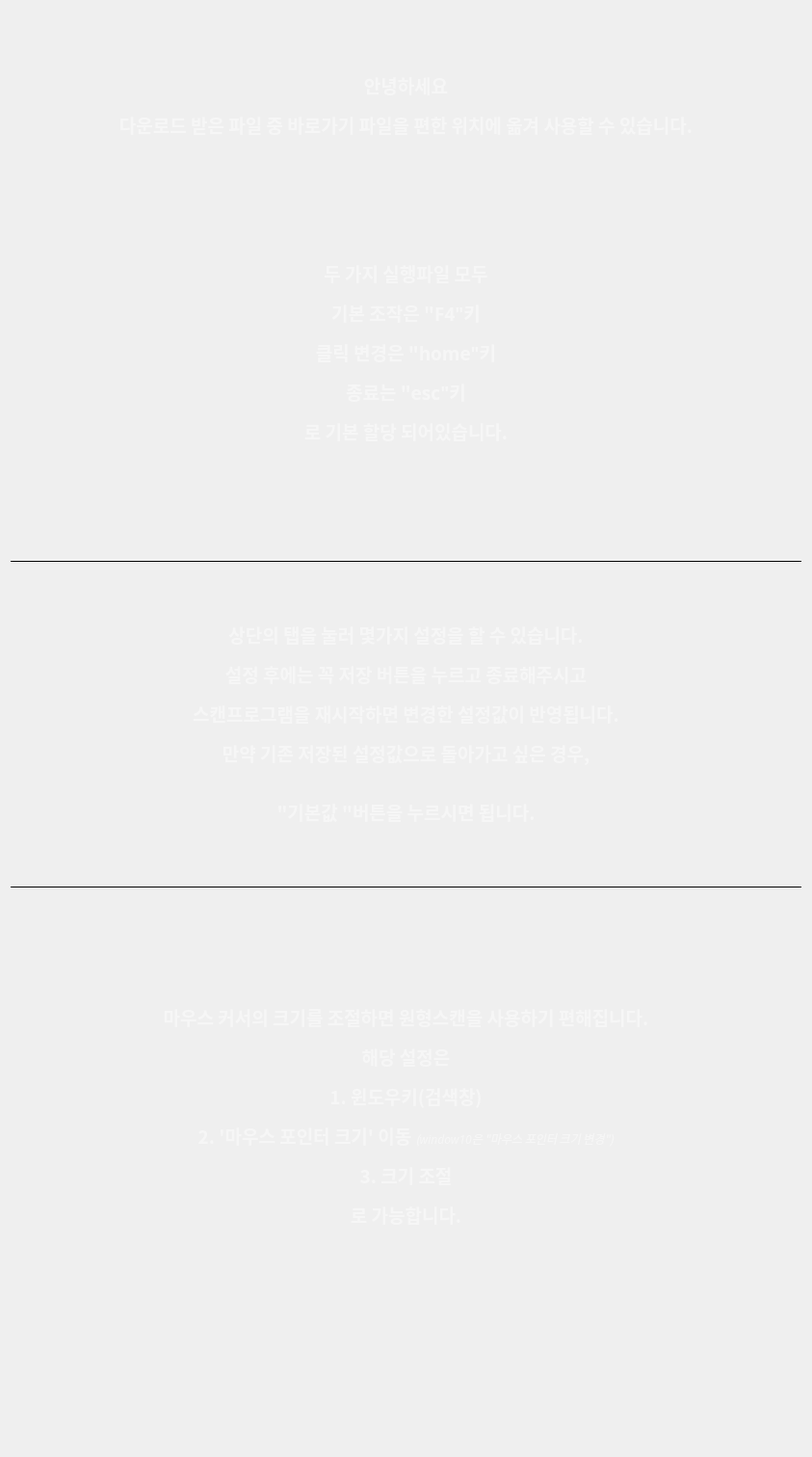
               <widget class="QWidget" name="scrollAreaWidgetContents">
                <property name="geometry">
                 <rect>
                  <x>0</x>
                  <y>-765</y>
                  <width>843</width>
                  <height>1220</height>
                 </rect>
                </property>
                <layout class="QVBoxLayout" name="verticalLayout_3">
                 <item>
                  <widget class="QLabel" name="label_2">
                   <property name="font">
                    <font>
                     <family>SUIT SemiBold</family>
                     <pointsize>28</pointsize>
                     <weight>75</weight>
                     <bold>true</bold>
                    </font>
                   </property>
                   <property name="cursor">
                    <cursorShape>ArrowCursor</cursorShape>
                   </property>
                   <property name="frameShape">
                    <enum>QFrame::NoFrame</enum>
                   </property>
                   <property name="text">
                    <string>&lt;!DOCTYPE HTML PUBLIC &quot;-//W3C//DTD HTML 4.0//EN&quot; &quot;http://www.w3.org/TR/REC-html40/strict.dtd&quot;&gt;
&lt;html&gt;&lt;head&gt;&lt;meta name=&quot;qrichtext&quot; content=&quot;1&quot; /&gt;&lt;style type=&quot;text/css&quot;&gt;
p, li { white-space: pre-wrap; }
&lt;/style&gt;&lt;/head&gt;&lt;body style=&quot; font-family:'SUIT SemiBold'; font-size:28pt; font-weight:600; font-style:normal;&quot;&gt;
&lt;p align=&quot;center&quot; style=&quot;-qt-paragraph-type:empty; margin-top:12px; margin-bottom:12px; margin-left:0px; margin-right:0px; -qt-block-indent:0; text-indent:0px;&quot;&gt;&lt;br /&gt;&lt;/p&gt;
&lt;p align=&quot;center&quot; style=&quot; margin-top:12px; margin-bottom:12px; margin-left:0px; margin-right:0px; -qt-block-indent:0; text-indent:0px;&quot;&gt;&lt;span style=&quot; font-size:14pt; color:#f6f6f6;&quot;&gt;안녕하세요&lt;/span&gt;&lt;/p&gt;
&lt;p align=&quot;center&quot; style=&quot; margin-top:12px; margin-bottom:12px; margin-left:0px; margin-right:0px; -qt-block-indent:0; text-indent:0px;&quot;&gt;&lt;span style=&quot; font-size:14pt; color:#f6f6f6;&quot;&gt;다운로드 받은 파일 중 바로가기 파일을 편한 위치에 옮겨 사용할 수 있습니다.&lt;/span&gt;&lt;/p&gt;
&lt;p align=&quot;center&quot; style=&quot; margin-top:12px; margin-bottom:12px; margin-left:0px; margin-right:0px; -qt-block-indent:0; text-indent:0px;&quot;&gt;&lt;span style=&quot; color:#f6f6f6;&quot;&gt;&lt;br /&gt;&lt;/span&gt;&lt;/p&gt;
&lt;p align=&quot;center&quot; style=&quot; margin-top:12px; margin-bottom:12px; margin-left:0px; margin-right:0px; -qt-block-indent:0; text-indent:0px;&quot;&gt;&lt;span style=&quot; font-size:14pt; color:#f6f6f6;&quot;&gt;두 가지 실행파일 모두&lt;/span&gt;&lt;/p&gt;
&lt;p align=&quot;center&quot; style=&quot; margin-top:12px; margin-bottom:12px; margin-left:0px; margin-right:0px; -qt-block-indent:0; text-indent:0px;&quot;&gt;&lt;span style=&quot; font-size:14pt; color:#f6f6f6;&quot;&gt;기본 조작은 &amp;quot;F4&amp;quot;키&lt;/span&gt;&lt;/p&gt;
&lt;p align=&quot;center&quot; style=&quot; margin-top:12px; margin-bottom:12px; margin-left:0px; margin-right:0px; -qt-block-indent:0; text-indent:0px;&quot;&gt;&lt;span style=&quot; font-size:14pt; color:#f6f6f6;&quot;&gt;클릭 변경은 &amp;quot;home&amp;quot;키&lt;/span&gt;&lt;/p&gt;
&lt;p align=&quot;center&quot; style=&quot; margin-top:12px; margin-bottom:12px; margin-left:0px; margin-right:0px; -qt-block-indent:0; text-indent:0px;&quot;&gt;&lt;span style=&quot; font-size:14pt; color:#f6f6f6;&quot;&gt;종료는 &amp;quot;esc&amp;quot;키&lt;/span&gt;&lt;/p&gt;
&lt;p align=&quot;center&quot; style=&quot; margin-top:12px; margin-bottom:12px; margin-left:0px; margin-right:0px; -qt-block-indent:0; text-indent:0px;&quot;&gt;&lt;span style=&quot; font-size:14pt; color:#f6f6f6;&quot;&gt;로 기본 할당 되어있습니다.&lt;/span&gt;&lt;/p&gt;
&lt;p style=&quot; margin-top:0px; margin-bottom:0px; margin-left:0px; margin-right:0px; -qt-block-indent:0; text-indent:0px;&quot;&gt;&lt;span style=&quot; color:#f6f6f6;&quot;&gt;&lt;br /&gt;&lt;/span&gt;&lt;/p&gt;&lt;/body&gt;&lt;/html&gt;</string>
                   </property>
                  </widget>
                 </item>
                 <item>
                  <widget class="Line" name="line_2">
                   <property name="styleSheet">
                    <string notr="true">background-color: rgb(246, 246, 246);
</string>
                   </property>
                   <property name="frameShadow">
                    <enum>QFrame::Plain</enum>
                   </property>
                   <property name="lineWidth">
                    <number>1</number>
                   </property>
                   <property name="orientation">
                    <enum>Qt::Horizontal</enum>
                   </property>
                  </widget>
                 </item>
                 <item>
                  <widget class="QLabel" name="label_3">
                   <property name="font">
                    <font>
                     <family>SUIT SemiBold</family>
                     <pointsize>28</pointsize>
                     <weight>75</weight>
                     <bold>true</bold>
                    </font>
                   </property>
                   <property name="cursor">
                    <cursorShape>ArrowCursor</cursorShape>
                   </property>
                   <property name="text">
                    <string>&lt;html&gt;&lt;head/&gt;&lt;body&gt;&lt;p align=&quot;center&quot;&gt;&lt;br/&gt;&lt;span style=&quot; font-size:14pt; color:#f6f6f6;&quot;&gt;상단의 탭을 눌러 몇가지 설정을 할 수 있습니다.&lt;/span&gt;&lt;/p&gt;&lt;p align=&quot;center&quot;&gt;&lt;span style=&quot; font-size:14pt; color:#f6f6f6;&quot;&gt;설정 후에는 꼭 저장 버튼을 누르고 종료해주시고&lt;/span&gt;&lt;/p&gt;&lt;p align=&quot;center&quot;&gt;&lt;span style=&quot; font-size:14pt; color:#f6f6f6;&quot;&gt;스캔프로그램을 재시작하면 변경한 설정값이 반영됩니다.&lt;/span&gt;&lt;/p&gt;&lt;p align=&quot;center&quot;&gt;&lt;span style=&quot; font-size:14pt; color:#f6f6f6;&quot;&gt;만약 기존 저장된 설정값으로 돌아가고 싶은 경우,&lt;/span&gt;&lt;/p&gt;&lt;p align=&quot;center&quot;&gt;&lt;span style=&quot; font-size:14pt; color:#f6f6f6;&quot;&gt;&amp;quot;기본값 &amp;quot;버튼을 누르시면 됩니다.&lt;/span&gt;&lt;br/&gt;&lt;/p&gt;&lt;/body&gt;&lt;/html&gt;</string>
                   </property>
                  </widget>
                 </item>
                 <item>
                  <widget class="Line" name="line_3">
                   <property name="styleSheet">
                    <string notr="true">background-color: rgb(246, 246, 246);
</string>
                   </property>
                   <property name="frameShadow">
                    <enum>QFrame::Plain</enum>
                   </property>
                   <property name="lineWidth">
                    <number>1</number>
                   </property>
                   <property name="orientation">
                    <enum>Qt::Horizontal</enum>
                   </property>
                  </widget>
                 </item>
                 <item>
                  <widget class="QLabel" name="label_4">
                   <property name="font">
                    <font>
                     <family>SUIT SemiBold</family>
                     <pointsize>28</pointsize>
                     <weight>75</weight>
                     <bold>true</bold>
                    </font>
                   </property>
                   <property name="cursor">
                    <cursorShape>ArrowCursor</cursorShape>
                   </property>
                   <property name="text">
                    <string>&lt;html&gt;&lt;head/&gt;&lt;body&gt;&lt;p align=&quot;center&quot;&gt;&lt;br/&gt;&lt;/p&gt;&lt;p align=&quot;center&quot;&gt;&lt;span style=&quot; font-size:14pt; color:#f6f6f6;&quot;&gt;마우스 커서의 크기를 조절하면 원형스캔을 사용하기 편해집니다.&lt;/span&gt;&lt;/p&gt;&lt;p align=&quot;center&quot;&gt;&lt;span style=&quot; font-size:14pt; color:#f6f6f6;&quot;&gt;해당 설정은&lt;/span&gt;&lt;/p&gt;&lt;p align=&quot;center&quot;&gt;&lt;span style=&quot; font-size:14pt; color:#f6f6f6;&quot;&gt;1. 윈도우키(검색창)&lt;/span&gt;&lt;/p&gt;&lt;p align=&quot;center&quot;&gt;&lt;span style=&quot; font-size:14pt; color:#f6f6f6;&quot;&gt;2. '마우스 포인터 크기' 이동 &lt;/span&gt;&lt;span style=&quot; font-size:9pt; font-weight:400; font-style:italic; color:#f6f6f6;&quot;&gt;(window10은 &amp;quot;마우스 포인터 크기 변경&amp;quot;)&lt;/span&gt;&lt;/p&gt;&lt;p align=&quot;center&quot;&gt;&lt;span style=&quot; font-size:14pt; color:#f6f6f6;&quot;&gt;3. 크기 조절&lt;/span&gt;&lt;/p&gt;&lt;p align=&quot;center&quot;&gt;&lt;span style=&quot; font-size:14pt; color:#f6f6f6;&quot;&gt;로 가능합니다.&lt;/span&gt;&lt;/p&gt;&lt;p align=&quot;center&quot;&gt;&lt;br/&gt;&lt;/p&gt;&lt;p align=&quot;center&quot;&gt;&lt;br/&gt;&lt;/p&gt;&lt;/body&gt;&lt;/html&gt;</string>
                   </property>
                  </widget>
                 </item>
                </layout>
               </widget>
